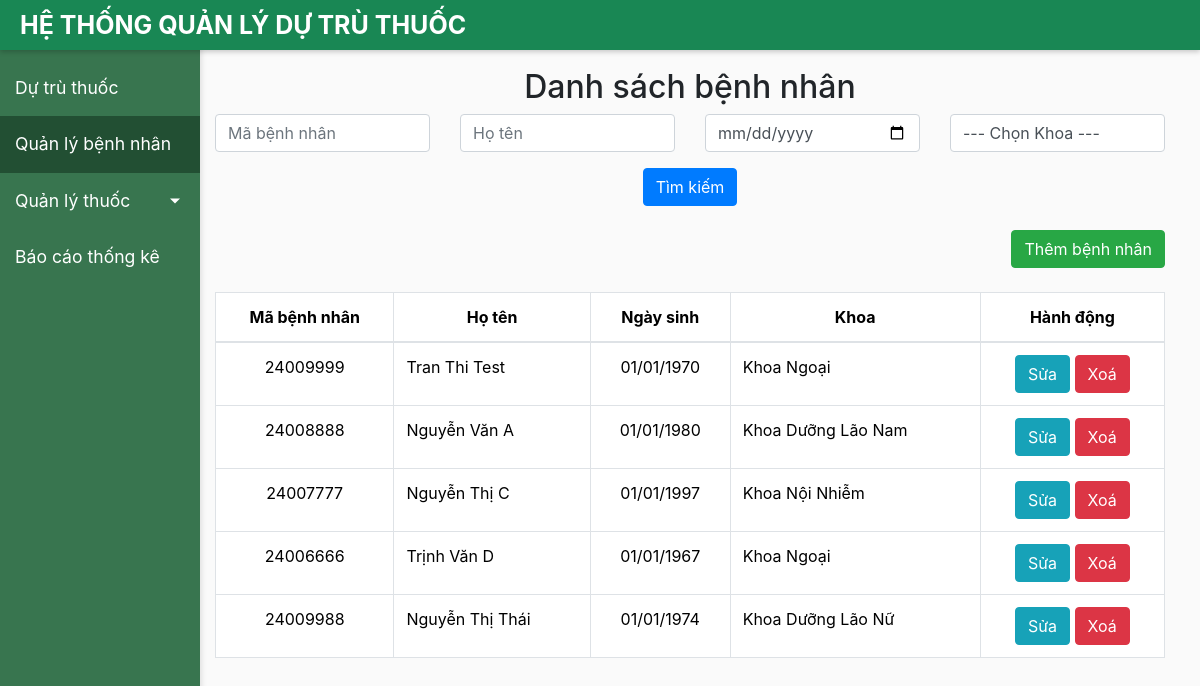
/benh_nhan/, run on an earlier commit of the app's database.
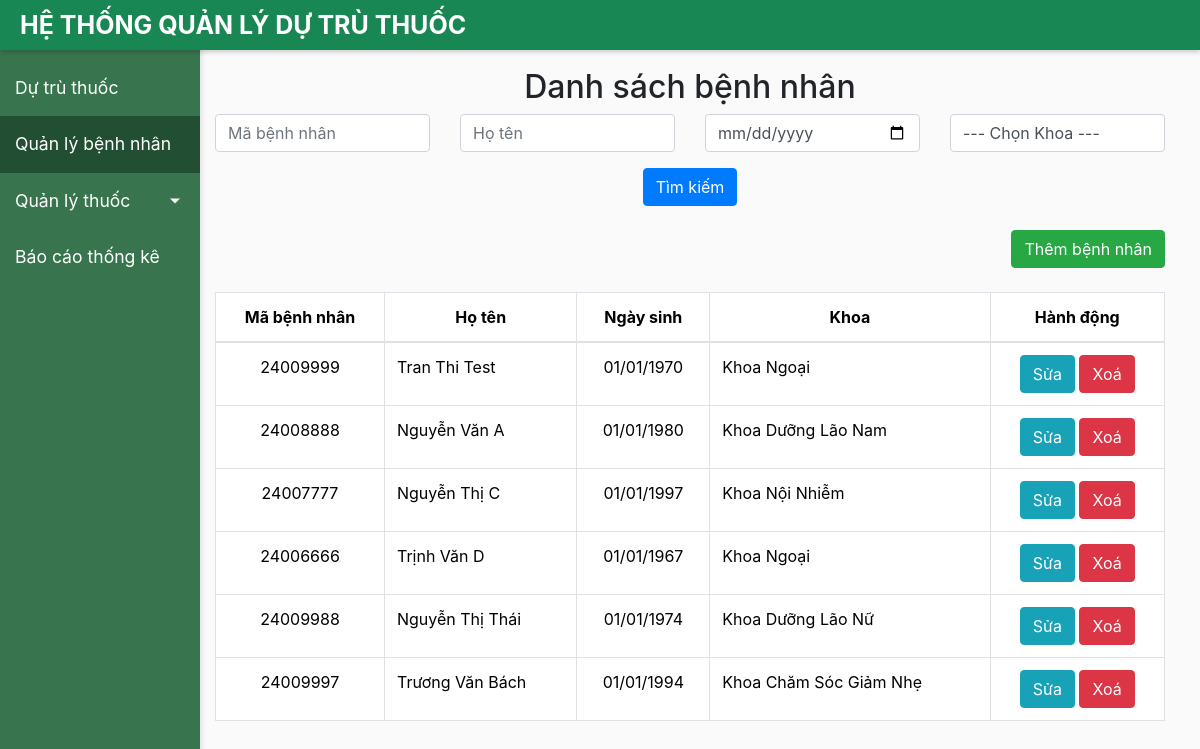
And on a later commit of the database.
### benh_nhan/models.py (models this page shows, shortened)
class BenhNhan(models.Model):
    khoa_choices = [
        ('Khoa Khám Bệnh','Khoa Khám Bệnh'),
        ('Khoa Ngoại','Khoa Ngoại'),
        ('Khoa Nội Nhiễm','Khoa Nội Nhiễm'),
        ('Khoa Chăm Sóc Giảm Nhẹ','Khoa Chăm Sóc Giảm Nhẹ'),
        ('Khoa Dưỡng Lão Nam','Khoa Dưỡng Lão Nam'),
        ('Khoa Dưỡng Lão Nữ','Khoa  Dưỡng Lão Nữ'),
        ('Khoa Khám Bệnh Nội Viện','Khoa Khám Bệnh Nội Viện'),
        ('Khoa Tâm Thần','Khoa Tâm Thần'),
    ]
    ma_benh_nhan = models.CharField(
        max_length=8,
        unique=True,
        validators=[
            RegexValidator(
                regex='^\d{8}$',
                message='Mã bệnh nhân phải gồm 8 chữ số.',
            ),
        ],
    )
    ho_ten = models.CharField(max_length=255)
    ngay_sinh = models.DateField()
    khoa = models.CharField(max_length=100,choices=khoa_choices)

### benh_nhan/views.py (the view)
# urls.py: path('',views.danh_sach_benh_nhan,name='danh_sach_benh_nhan'),
def danh_sach_benh_nhan(request):
    ma_benh_nhan = request.GET.get('ma_benh_nhan', '')
    ho_ten = request.GET.get('ho_ten', '')
    ngay_sinh = request.GET.get('ngay_sinh', '')
    khoa = request.GET.get('khoa', '')
    form = BenhNhanForm()
    benh_nhans = BenhNhan.objects.all()
    if ma_benh_nhan:
        benh_nhans = benh_nhans.filter(ma_benh_nhan__icontains=ma_benh_nhan)
    if ho_ten:
        benh_nhans = benh_nhans.filter(ho_ten__icontains=ho_ten)
    if ngay_sinh:
        benh_nhans = benh_nhans.filter(ngay_sinh=ngay_sinh)
    if khoa:
        benh_nhans = benh_nhans.filter(khoa=khoa)
    return render(request, 'benh_nhan.html', {'benh_nhans': benh_nhans, 'form' : form})

### benh_nhan/forms.py (shortened to what this page needs)
class BenhNhanForm(forms.ModelForm):
    class Meta:
        model = BenhNhan
        fields = ['ma_benh_nhan', 'ho_ten', 'ngay_sinh', 'khoa']
        labels = {
            'ma_benh_nhan': 'Mã bệnh nhân',
            'ho_ten': 'Họ tên',
            'ngay_sinh': 'Ngày sinh',
            'khoa': 'Khoa',
        }
        widgets = {
            'ma_benh_nhan': forms.TextInput(attrs={'class': 'form-control', 'maxlength': 8}),
            'ho_ten': forms.TextInput(attrs={'class': 'form-control', 'maxlength': 255}),
            'ngay_sinh': forms.DateInput(attrs={'class': 'form-control', 'type': 'date'}),
            'khoa': forms.Select(attrs={'class': 'form-control'}),
        }

### benh_nhan/templates/benh_nhan.html (shortened to what this page needs)
{% extends "base.html" %}
{% block content %}
<div class="container mt-5">
    <h2 class="text-center">Danh sách bệnh nhân</h2>
    <form method="GET" action="" class="row g-3 mb-4">
        <div class="col-md-3">
            <input type="text" class="form-control" name="ma_benh_nhan" placeholder="Mã bệnh nhân" value="{{ request.GET.ma_benh_nhan }}">
        </div>
        <div class="col-md-3">
            <input type="text" class="form-control" name="ho_ten" placeholder="Họ tên" value="{{ request.GET.ho_ten }}">
        </div>
        <div class="col-md-3">
            <input type="date" class="form-control" name="ngay_sinh" placeholder="Ngày sinh" value="{{ request.GET.ngay_sinh }}">
        </div>
        <div class="col-md-3">
            <select class="form-control" name="khoa">
                <option value="">--- Chọn Khoa ---</option>
            </select>
        </div>
        <div class="col-md-12 text-center">
            <button type="submit" class="btn btn-primary">Tìm kiếm</button>
        </div>
    </form>
    <div class="mb-4 text-end">
        <button type="button" class="btn btn-success" data-bs-toggle="modal" data-bs-target="#themBenhNhanModal">
            Thêm bệnh nhân
        </button>
    </div>
    <table class="table table-bordered">
        <thead>
            <tr align='center'>
                <th>Mã bệnh nhân</th>
                <th>Họ tên</th>
                <th>Ngày sinh</th>
                <th>Khoa</th>
                <th>Hành động</th>
            </tr>
        </thead>
        <tbody>
            {% for bn in benh_nhans %}
            <tr>
                <td align='center'>{{ bn.ma_benh_nhan }}</td>
                <td>{{ bn.ho_ten }}</td>
                <td align='center' class='text_center'>{{ bn.ngay_sinh|date:"d/m/Y" }}</td>
                <td>{{ bn.get_khoa_display }}</td>
                <td align='center'>
                    <button type="button" class="btn btn-info btn-md" data-bs-toggle="modal" data-bs-target="#suaBenhNhanModal{{ bn.id }}">Sửa</button>
                    <a href="{% url 'xoa_benh_nhan' bn.id %}" class="btn btn-danger btn-md" onclick="return confirm('Bạn có chắc muốn xoá bệnh nhân {{bn.ho_ten}} không?')">Xoá</a>
                </td>
            </tr>
            {% empty %}
            <tr>
                <td colspan="5" class="text-center">Không có bệnh nhân nào được tìm thấy.</td>
            </tr>
            {% endfor %}
        </tbody>
    </table>
</div>
{% endblock %}

What changed in the data, as far as the page shows it:
added BenhNhan: ma_benh_nhan "24009997", ho_ten "Trương Văn Bách", ngay_sinh "01/01/1994", khoa "Khoa Chăm Sóc Giảm Nhẹ"
